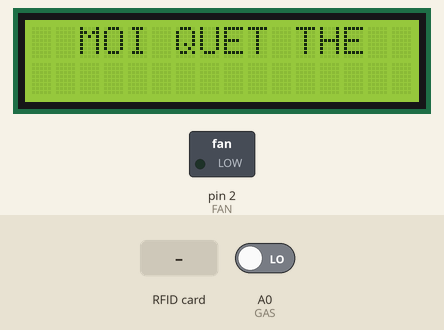
Simulated run of this sketch. Board: Arduino Uno, built with avr-gcc and run on an emulated ATmega328P. On the bench: 16×2 character LCD, switched loads named in the sketch (green lamp = pin HIGH). The inputs (shaded band) are chosen by the test bench; at power-on: A0 (GAS) LOW. Pins used as bus, display or sensor lines are not drawn; what the sketch prints to the serial monitor is not drawn.

Above: at 2.3 s.
2.4 s: RFID card F3 B1 9D 92 held to the reader
At 2.9 s:
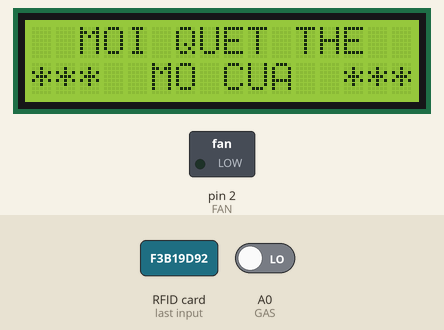
5.4 s: RFID card 5E 7A 19 C4 held to the reader
At 6.2 s:
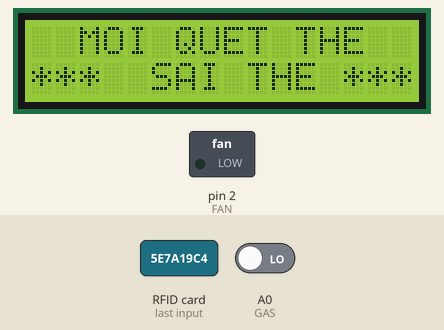
7.9 s: A0 (GAS) driven HIGH
At 9.1 s:
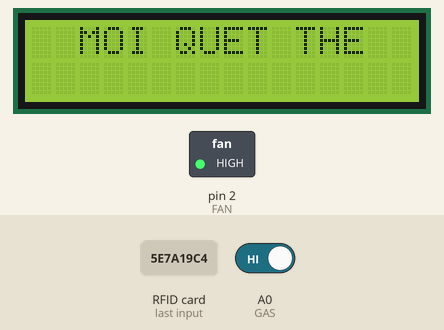
9.4 s: A0 (GAS) driven LOW
At 9.7 s:
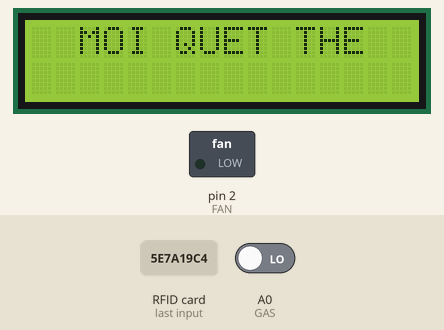
Timing chart, 0 to 11.9 s (numbered marks = the images above; inputs shaded):
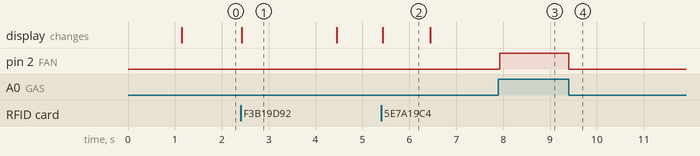

Measured:
- after the input at 2.4 s, the display: changes at once (image 1)
- after the input at 5.4 s, the display: changes at once (image 2)
- after the input at 7.9 s, pin 2 (FAN): LOW → HIGH at once
- after the input at 9.4 s, pin 2 (FAN): HIGH → LOW at once
- what the display in image 1 shows lasts 2.0 s, from 2.4 s to 4.4 s
- what the display in image 2 shows lasts 1.0 s, from 5.4 s to 6.4 s

The sketch:

CODE_KHOA_DIEN_RFID.ino
```cpp
#include <SPI.h>
#include <MFRC522.h>
#include <Thread.h>
#include <LiquidCrystal_I2C.h>
#include <Wire.h>
#include <SoftwareSerial.h>

#define SS_PIN 10
#define RST_PIN 9
#define Rx A1
#define Tx A2
#define FAN 2

int GAS = A0; //Cảm biến nối chân số 5 Arduino
int ppm;

MFRC522 mfrc522(SS_PIN, RST_PIN);
SoftwareSerial mySerial(Rx, Tx); //Tạo cổng serial

LiquidCrystal_I2C lcd(0x27, 16, 2);

void setup()
{
  mySerial.begin(9600);
  Serial.begin(9600);
  SPI.begin();
  mfrc522.PCD_Init();
  Serial.println("Dua the vao...");
  Serial.println();

  lcd.init();
  lcd.backlight();
  lcd.setCursor(3, 0);
  lcd.print("KHOA DIEN");
  lcd.setCursor(3, 1);
  lcd.print("RFID RC522");
  delay(1000);
  lcd.clear();
  pinMode(FAN, OUTPUT);
  pinMode(GAS, INPUT);
  // pinMode(CBM, INPUT);
  // pinMode(CBAS, INPUT);
}
void loop() {
  rfid();
  CBGAS();
  // CBAS();
}

void CBGAS(){
  ppm = digitalRead(GAS);
  Serial.println(ppm);
  if (ppm == HIGH){
    digitalWrite(FAN, HIGH);
  }
  else {
    digitalWrite(FAN, LOW);
  }
}
void rfid() {
  lcd.setCursor(2, 0);
  lcd.print("MOI QUET THE ");
  // Tìm thẻ
  if ( ! mfrc522.PICC_IsNewCardPresent())
  {
    return;
  }
  //  chọn 1 thẻ
  if ( ! mfrc522.PICC_ReadCardSerial())
  {
    return;
  }
  Serial.print("UID tag :");
  String content = "";
  byte letter;
  for (byte i = 0; i < mfrc522.uid.size; i++)
  {
    Serial.print(mfrc522.uid.uidByte[i] < 0x10 ? " 0" : " ");
    Serial.print(mfrc522.uid.uidByte[i], HEX);
    content.concat(String(mfrc522.uid.uidByte[i] < 0x10 ? " 0" : " "));
    content.concat(String(mfrc522.uid.uidByte[i], HEX));
  }
  Serial.println();
  Serial.print("Message : ");
  content.toUpperCase();

  if (content.substring(1) == "F3 B1 9D 92" || content.substring(1) == "F3 B1 9D 92"  ) // dán ID của thẻ vừa đọc được từ trước
  {//33 FE 47 9F
    Serial.println("DUNG THE");
    Serial.println();
    lcd.setCursor(0, 1);
    lcd.print("***  MO CUA  ***");
    mySerial.print("dooron");
    delay(2000);                   // Thời gian mở cửa
    lcd.setCursor(0, 1);
    lcd.print("                ");
    mySerial.print("dooroff");
  }
  else
  {
    Serial.println("SAI THE");
    Serial.println();
    lcd.setCursor(0, 1);
    lcd.print("***  SAI THE ***");
    delay(1000);
    lcd.setCursor(0, 1);
    lcd.print("                ");
  }
}
```
